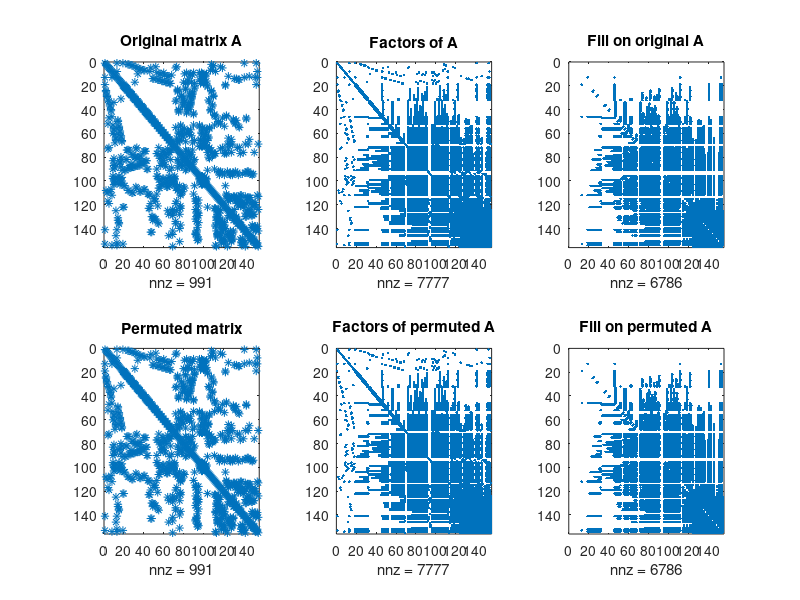

This chart was generated by the following MATLAB code:
close all;
clear all;

load mat0;

n = size(A,1);

subplot(2,3,1);
spy(A);
title('Original matrix A');
 
[count, h, parent, post, R] = symbfact(A);
ALU = R+R';
subplot(2,3,2)
spy(ALU);
title('Factors of A')
%fillin = nnz(ALU)-nnz(A)

% visualisation du fill
C = spones(A);
CLU = spones(ALU);
FILL = CLU-C;
subplot(2,3,3)
spy(FILL)
title('Fill on original A')

% Permutation (à modifier)
P = [1:n]

B = A(P,P);
subplot(2,3,4)
spy(B);
title('Permuted matrix')

[count, h, parent, post, R] = symbfact(B);
BLU = R+R';
subplot(2,3,5)
spy(BLU);
fillin = nnz(BLU)-nnz(A)
title('Factors of permuted A');

B = spones(B);
BLU = spones(BLU);
FILL = BLU-B;
subplot(2,3,6)
spy(FILL);
title('Fill on permuted A');